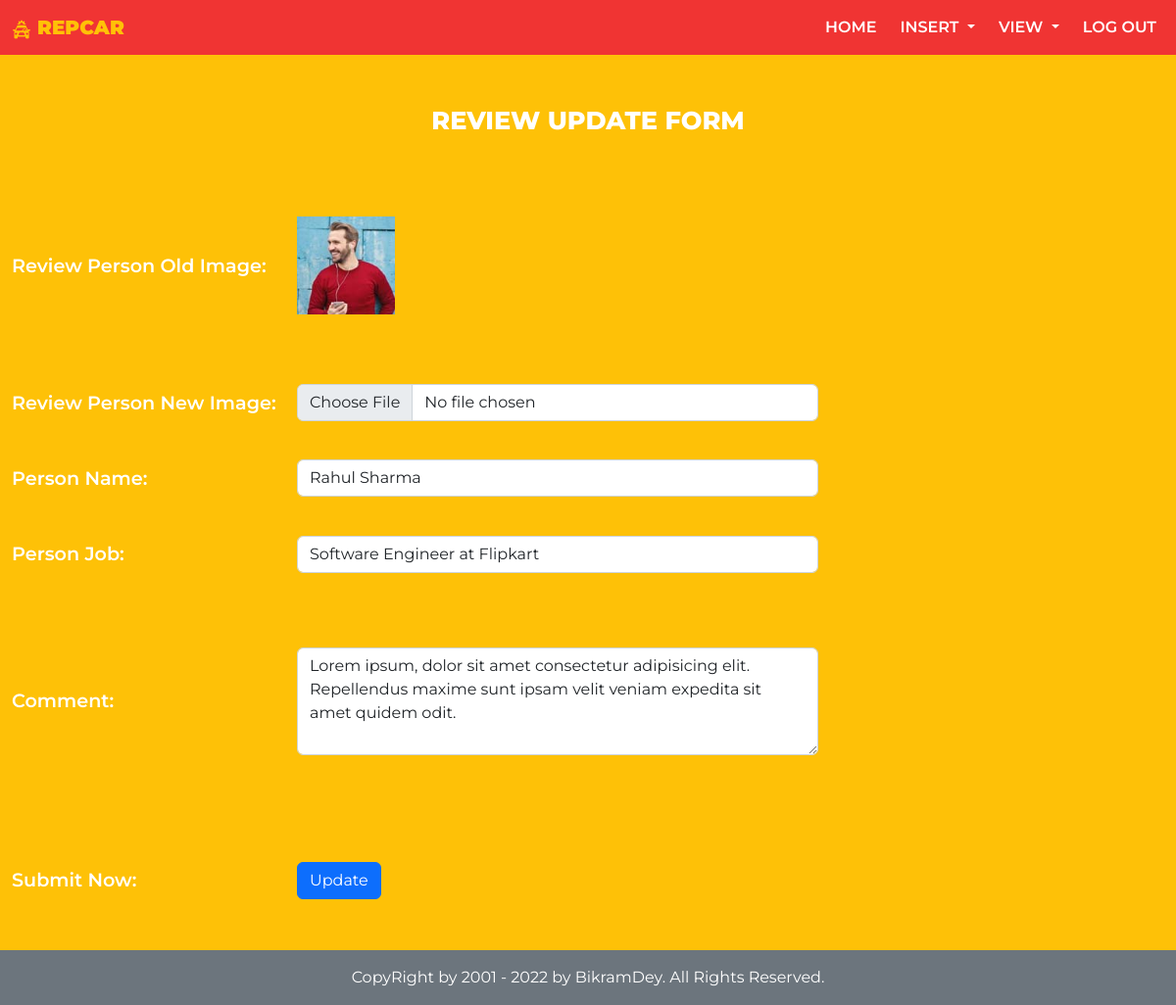
Page /admin/rvupdate.php?rid=1 (signed in) on the committed database.
### tables this page shows
CREATE TABLE `review` (
  `rid` int(11) NOT NULL,
  `name` varchar(255) NOT NULL,
  `job` varchar(255) NOT NULL,
  `comment` mediumtext NOT NULL,
  `rimage` varchar(255) NOT NULL
);

### admin/rvupdate.php (the view, shortened to what this page needs)
<?php include('includes/header.php'); ?>
<?php
$sqls = "SELECT * FROM review WHERE rid=$_GET[rid]";
$result = $con->query($sqls);
$rows = $result->fetch_assoc();
?>
<br>
<br>
<div class="topic">REVIEW UPDATE FORM</div>
<form action="" method="post" enctype="multipart/form-data">
    <table align="center" width="70%">
        <tr>
            <td class="form-label">Review Person Old Image:</td>
            <td><img width="100" height="100" src="photos/<?php echo $rows['rimage']; ?>"></td>
        </tr>
        <tr>
            <td class="form-label">Review Person New Image:</td>
            <td><input type="file" name="rimage" id="formFile" class="form-control"></td>
        </tr>
        <tr>
            <td class="form-label">Person Name:</td>
            <td><input type="text" name="name" placeholder="Person Name" class="form-control" value="<?php echo $rows['name']; ?>"></td>
        </tr>
        <tr>
            <td class="form-label">Person Job:</td>
            <td><input type="text" name="job" placeholder="Person Job" class="form-control" value="<?php echo $rows['job']; ?>"></td>
        </tr>
        <tr>
            <td class="form-label">Comment:</td>
            <td><textarea name="comment" id="" cols="50" rows="4" placeholder="Comment" class="form-control"><?php echo $rows['comment']; ?></textarea></td>
        </tr>
        <tr>
            <td class="form-label">Submit Now:</td>
            <td><input type="submit" name="update4" value="Update" class="btn btn-primary mb-3 mt-3"></td>
        </tr>
    </table>
</form>
<?php include('includes/footer.php'); ?>

### admin/style.css (style rules this page uses)
* { margin: 0; padding: 0; box-sizing: border-box; font-family: 'Montserrat', sans-serif; }
body { background: #fec107; }
table { color: white; font-size: 1.2rem; min-height: 100vh; font-weight: 600; }
.topic { color: white; font-size: 1.6rem; font-weight: 800; width: 100%; display: flex; align-items: center; justify-content: center; text-align: center; margin-bottom: 1.7rem; }

### rows in the picture
review: rimage (picture), name "Rahul Sharma", job "Software Engineer at Flipkart", comment "Lorem ipsum, dolor sit amet consectetur adipisicing elit. Repellendus maxime sunt ipsam velit veniam expedita sit amet quidem odit."
